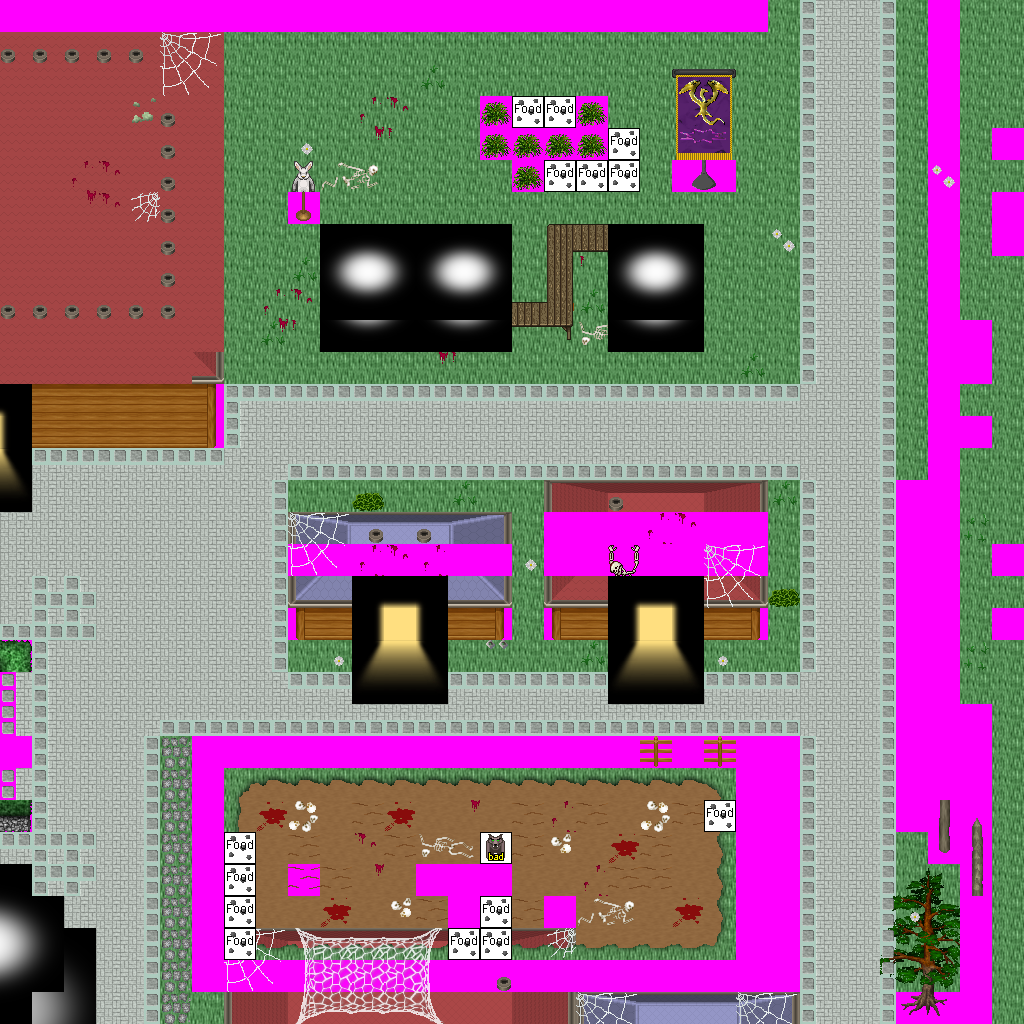

Below is a game level as drawn by its tile map, then a one-line description and the .tmx that defines it (tile-layer data replaced by summaries):
An orthogonal 32x32 tile map with 32x32 px tiles, 9 tile layers (Ground, Objects, Above, Walkable, ...), 50 tilesets and 12 objects (6x newmap, from_east_0, from_east_1, from_east_2, from_north_0, ...).

<map version="1.0" orientation="orthogonal" width="32" height="32" tilewidth="32" tileheight="32">
 <tileset firstgid="1" name="logic_portal" tilewidth="32" tileheight="32">
  <image source="../drawable/logic_portal.png" width="256" height="96" />
 </tileset>
 <tileset firstgid="25" name="logic_item_sheepfood" tilewidth="32" tileheight="32">
  <image source="../drawable/logic_item_sheepfood.png" width="32" height="32" />
 </tileset>
 <tileset firstgid="26" name="logic_creature_animal" tilewidth="32" tileheight="32">
  <image source="../drawable/logic_creature_animal.png" width="256" height="128" />
 </tileset>
 <tileset firstgid="58" name="light_light_5x5" tilewidth="32" tileheight="32">
  <image source="../drawable/light_light_5x5.png" width="160" height="160" />
 </tileset>
 <tileset firstgid="83" name="light_door_light" tilewidth="32" tileheight="32">
  <image source="../drawable/light_door_light.png" width="96" height="128" />
 </tileset>
 <tileset firstgid="95" name="light_dim_light_7x5" tilewidth="32" tileheight="32">
  <image source="../drawable/light_dim_light_7x5.png" width="224" height="160" />
 </tileset>
 <tileset firstgid="130" name="building_decoration_banner" tilewidth="32" tileheight="32">
  <image source="../drawable/building_decoration_banner.png" width="32" height="384" />
 </tileset>
 <tileset firstgid="142" name="item_pot_barrel" tilewidth="32" tileheight="32">
  <image source="../drawable/item_pot_barrel.png" width="32" height="64" />
 </tileset>
 <tileset firstgid="144" name="item_blood_floor_stain" tilewidth="32" tileheight="32">
  <image source="../drawable/item_blood_floor_stain.png" width="32" height="32" />
 </tileset>
 <tileset firstgid="145" name="item_blood_small_stains" tilewidth="32" tileheight="32">
  <image source="../drawable/item_blood_small_stains.png" width="64" height="64" />
 </tileset>
 <tileset firstgid="149" name="plant_bush_various_small" tilewidth="32" tileheight="32">
  <image source="../drawable/plant_bush_various_small.png" width="96" height="96" />
 </tileset>
 <tileset firstgid="158" name="plant_bush_bushes" tilewidth="32" tileheight="32">
  <image source="../drawable/plant_bush_bushes.png" width="160" height="64" />
 </tileset>
 <tileset firstgid="168" name="item_armor_chains" tilewidth="32" tileheight="32">
  <image source="../drawable/item_armor_chains.png" width="64" height="64" />
 </tileset>
 <tileset firstgid="172" name="building_decoration_chimney" tilewidth="32" tileheight="32">
  <image source="../drawable/building_decoration_chimney.png" width="32" height="64" />
 </tileset>
 <tileset firstgid="174" name="building_decoration_rocks_2" tilewidth="32" tileheight="32">
  <image source="../drawable/building_decoration_rocks_2.png" width="32" height="64" />
 </tileset>
 <tileset firstgid="176" name="building_door_door_n" tilewidth="32" tileheight="32">
  <image source="../drawable/building_door_door_n.png" width="96" height="64" />
 </tileset>
 <tileset firstgid="182" name="building_fence_fence_chunky" tilewidth="32" tileheight="32">
  <image source="../drawable/building_fence_fence_chunky.png" width="96" height="224" />
 </tileset>
 <tileset firstgid="203" name="plant_flower_daisy_white" tilewidth="32" tileheight="32">
  <image source="../drawable/plant_flower_daisy_white.png" width="64" height="128" />
 </tileset>
 <tileset firstgid="211" name="ground_grass_edges" tilewidth="32" tileheight="32">
  <image source="../drawable/ground_grass_edges.png" width="384" height="96" />
 </tileset>
 <tileset firstgid="247" name="ground_green_paving" tilewidth="32" tileheight="32">
  <image source="../drawable/ground_green_paving.png" width="96" height="192" />
 </tileset>
 <tileset firstgid="265" name="ground_ground" tilewidth="32" tileheight="32">
  <image source="../drawable/ground_ground.png" width="96" height="352" />
 </tileset>
 <tileset firstgid="298" name="ground_cobbled_paving" tilewidth="32" tileheight="32">
  <image source="../drawable/ground_cobbled_paving.png" width="32" height="32" />
 </tileset>
 <tileset firstgid="299" name="ground_ground_2" tilewidth="32" tileheight="32">
  <image source="../drawable/ground_ground_2.png" width="128" height="32" />
 </tileset>
 <tileset firstgid="303" name="item_textile_halloween_bunting" tilewidth="32" tileheight="32">
  <image source="../drawable/item_textile_halloween_bunting.png" width="192" height="32" />
 </tileset>
 <tileset firstgid="309" name="plant_bush_hedge" tilewidth="32" tileheight="32">
  <image source="../drawable/plant_bush_hedge.png" width="160" height="224" />
 </tileset>
 <tileset firstgid="344" name="building_fence_palisade" tilewidth="32" tileheight="32">
  <image source="../drawable/building_fence_palisade.png" width="192" height="448" />
 </tileset>
 <tileset firstgid="428" name="plant_tree_pine_tree" tilewidth="32" tileheight="32">
  <image source="../drawable/plant_tree_pine_tree.png" width="128" height="160" />
 </tileset>
 <tileset firstgid="448" name="plant_grasses" tilewidth="32" tileheight="32">
  <image source="../drawable/plant_grasses.png" width="96" height="64" />
 </tileset>
 <tileset firstgid="454" name="plant_mosses" tilewidth="32" tileheight="32">
  <image source="../drawable/plant_mosses.png" width="128" height="128" />
 </tileset>
 <tileset firstgid="470" name="item_pot_pot_purple" tilewidth="32" tileheight="32">
  <image source="../drawable/item_pot_pot_purple.png" width="32" height="32" />
 </tileset>
 <tileset firstgid="471" name="plant_pumpkin_halloween" tilewidth="32" tileheight="32">
  <image source="../drawable/plant_pumpkin_halloween.png" width="32" height="32" />
 </tileset>
 <tileset firstgid="472" name="ground_rock_rocks_2" tilewidth="32" tileheight="32">
  <image source="../drawable/ground_rock_rocks_2.png" width="64" height="64" />
 </tileset>
 <tileset firstgid="476" name="building_roof_blue" tilewidth="32" tileheight="32">
  <image source="../drawable/building_roof_blue.png" width="160" height="128" />
 </tileset>
 <tileset firstgid="496" name="building_roof_red" tilewidth="32" tileheight="32">
  <image source="../drawable/building_roof_red.png" width="160" height="128" />
 </tileset>
 <tileset firstgid="516" name="item_corpse_skeleton" tilewidth="32" tileheight="32">
  <image source="../drawable/item_corpse_skeleton.png" width="64" height="64" />
 </tileset>
 <tileset firstgid="520" name="item_corpse_skeleton_hanging" tilewidth="32" tileheight="32">
  <image source="../drawable/item_corpse_skeleton_hanging.png" width="128" height="192" />
 </tileset>
 <tileset firstgid="544" name="item_corpse_skulls" tilewidth="32" tileheight="32">
  <image source="../drawable/item_corpse_skulls.png" width="128" height="128" />
 </tileset>
 <tileset firstgid="560" name="item_banners_superhumans_banner_on_post" tilewidth="32" tileheight="32">
  <image source="../drawable/item_banners_superhumans_banner_on_post.png" width="64" height="128" />
 </tileset>
 <tileset firstgid="568" name="object_trellis_small" tilewidth="32" tileheight="32">
  <image source="../drawable/object_trellis_small.png" width="96" height="96" />
 </tileset>
 <tileset firstgid="577" name="building_wall_wall_brown" tilewidth="32" tileheight="32">
  <image source="../drawable/building_wall_wall_brown.png" width="96" height="128" />
 </tileset>
 <tileset firstgid="589" name="building_decoration_webs" tilewidth="32" tileheight="32">
  <image source="../drawable/building_decoration_webs.png" width="64" height="96" />
 </tileset>
 <tileset firstgid="595" name="building_window_window_left" tilewidth="32" tileheight="32">
  <image source="../drawable/building_window_window_left.png" width="64" height="32" />
 </tileset>
 <tileset firstgid="597" name="building_window_window_long" tilewidth="32" tileheight="32">
  <image source="../drawable/building_window_window_long.png" width="96" height="32" />
 </tileset>
 <tileset firstgid="600" name="building_window_window_right" tilewidth="32" tileheight="32">
  <image source="../drawable/building_window_window_right.png" width="64" height="32" />
 </tileset>
 <tileset firstgid="602" name="furniture_table_vendors_table" tilewidth="32" tileheight="32">
  <image source="../drawable/furniture_table_vendors_table.png" width="224" height="160" />
 </tileset>
 <tileset firstgid="637" name="furniture_other_costumes" tilewidth="32" tileheight="32">
  <image source="../drawable/furniture_other_costumes.png" width="160" height="64" />
 </tileset>
 <tileset firstgid="647" name="furniture_other_mannequins" tilewidth="32" tileheight="32">
  <image source="../drawable/furniture_other_mannequins.png" width="224" height="128" />
 </tileset>
 <tileset firstgid="675" name="furniture_light_lights_candle" tilewidth="32" tileheight="32">
  <image source="../drawable/furniture_light_lights_candle.png" width="192" height="224" />
 </tileset>
 <tileset firstgid="717" name="light_light_3x3" tilewidth="32" tileheight="32">
  <image source="../drawable/light_light_3x3.png" width="96" height="96" />
 </tileset>
 <tileset firstgid="726" name="walkable_sentinel" tilewidth="32" tileheight="32">
  <image source="../drawable/walkable_sentinel.png" width="32" height="32" />
 </tileset>
 <layer name="Ground" width="32" height="32">
  <data>[1024 cells, 1024 non-empty, 6 distinct tile ids]</data>
 </layer>
 <layer name="Objects" width="32" height="32">
  <data>[1024 cells, 226 non-empty, 70 distinct tile ids]</data>
 </layer>
 <layer name="Above" width="32" height="32">
  <data>[1024 cells, 197 non-empty, 61 distinct tile ids]</data>
 </layer>
 <layer name="Walkable" width="32" height="32">
  <data>[1024 cells, 300 non-empty, 1 distinct tile ids]</data>
 </layer>
 <layer name="Objects_stendhal" width="32" height="32">
  <data>[1024 cells, 581 non-empty, 78 distinct tile ids]</data>
 </layer>
 <layer name="Above_stendhal" width="32" height="32">
  <data>[1024 cells, 76 non-empty, 26 distinct tile ids]</data>
 </layer>
 <layer name="Objects_stendhal2" width="32" height="32">
  <data>[1024 cells, 16 non-empty, 3 distinct tile ids]</data>
 </layer>
 <layer name="Objects_stendhal3" width="32" height="32">
  <data>[1024 cells, 75 non-empty, 36 distinct tile ids]</data>
 </layer>
 <layer name="Above_stendhal2" width="32" height="32">
  <data>[1024 cells, 48 non-empty, 26 distinct tile ids]</data>
 </layer>
 <objectgroup name="Mapevents" width="32" height="32">
  <object name="exit_west_0" type="newmap" x="0" y="32" width="32" height="64">
   <properties>
    <property name="map" value="level_0_semos_city_halloween_x0_y0" />
    <property name="place" value="from_west_0" />
   </properties>
  </object>
  <object name="exit_west_1" type="newmap" x="0" y="448" width="32" height="192">
   <properties>
    <property name="map" value="level_0_semos_city_halloween_x0_y0" />
    <property name="place" value="from_west_1" />
   </properties>
  </object>
  <object name="exit_west_2" type="newmap" x="0" y="832" width="32" height="128">
   <properties>
    <property name="map" value="level_0_semos_city_halloween_x0_y0" />
    <property name="place" value="from_west_2" />
   </properties>
  </object>
  <object name="exit_south_0" type="newmap" x="32" y="992" width="192" height="32">
   <properties>
    <property name="map" value="level_0_semos_city_halloween_x1_y1" />
    <property name="place" value="from_south_0" />
   </properties>
  </object>
  <object name="exit_south_1" type="newmap" x="800" y="992" width="96" height="32">
   <properties>
    <property name="map" value="level_0_semos_city_halloween_x1_y1" />
    <property name="place" value="from_south_1" />
   </properties>
  </object>
  <object name="exit_south_2" type="newmap" x="992" y="992" width="32" height="32">
   <properties>
    <property name="map" value="level_0_semos_city_halloween_x1_y1" />
    <property name="place" value="from_south_2" />
   </properties>
  </object>
 </objectgroup>
 <objectgroup name="Spawn" width="32" height="32">
  <object name="from_east_0" x="0" y="64" width="32" height="32" />
  <object name="from_east_1" x="0" y="544" width="32" height="32" />
  <object name="from_east_2" x="0" y="896" width="32" height="32" />
  <object name="from_north_0" x="128" y="992" width="32" height="32" />
  <object name="from_north_1" x="832" y="992" width="32" height="32" />
  <object name="from_north_2" x="992" y="992" width="32" height="32" />
 </objectgroup>
 <objectgroup name="Keys" width="32" height="32" />
 <objectgroup name="Replace" width="32" height="32" />
</map>
